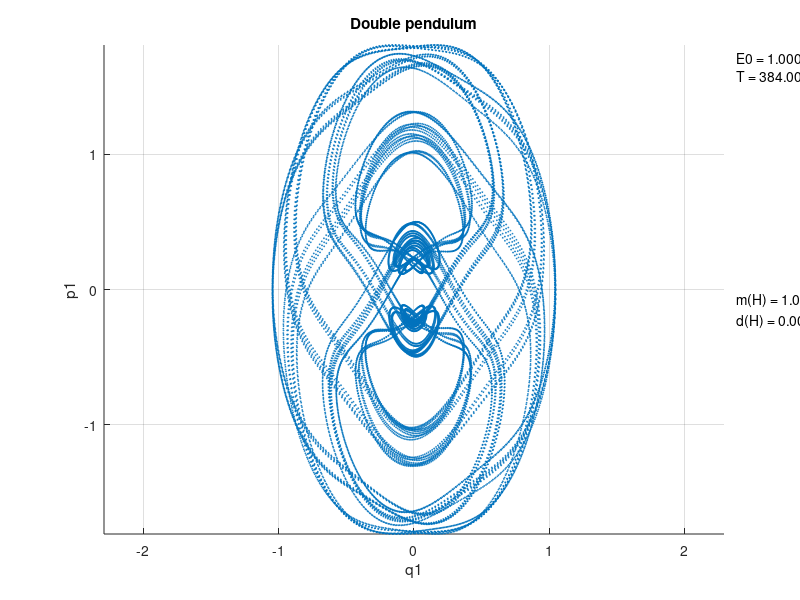

MATLAB code to generate this figure:
# Double pendulum

printf(" --- Initial conditions --- \n");
p01 = 0
p02 = 0
q01 = 4*atan(2 - sqrt(3))
q02 = 0*atan(2 - sqrt(3))

Tmax = 1*384
Nstep = 50

function E = H(p1, p2, q1, q2)
  E = (1/2)*(p1^2 + 2*p2^2 - 2*p1*p2*cos(q1 - q2))/(2 - cos(q1 - q2)^2) + 3 - 2*cos(q1) - cos(q2);
endfunction

function xdot = Hdiff(x, t)
    c12 = cos(x(3) - x(4));
    detM = 2 - c12^2;
    W = (sin(x(3) - x(4)) / detM^2) * ((x(1)^2 + 2*x(2)^2)*c12 - x(1)*x(2)*(4 - detM));
    xdot(1) = -2*sin(x(3)) + W;
    xdot(2) = -sin(x(4)) - W;
    xdot(3) = (x(1) - x(2)*c12) / detM;
    xdot(4) = (2*x(2) - x(1)*c12) / detM;
endfunction

x = lsode("Hdiff", [p01; p02; q01; q02], (t = linspace (0, Tmax, ceil(Tmax * Nstep))'));

#set term postcript;
#set output "sample.ps";
scatter(x(:, 3), x(:, 1), 0.5);

Hv = arrayfun("H", x(: ,1), x(:, 2), x(: ,3), x(: ,4));

axis equal
grid on
title "Double pendulum"
xlabel "q1"
ylabel "p1"

ts1 = sprintf("E0 = %f\nT = %.4f\n", H(p01, p02, q01, q02), Tmax);
ts2 = sprintf("m(H) = %f\nd(H) = %f\n", mean(Hv), sqrt(cov(Hv)));
hP = axis();
text(hP(2) + 0.02*(hP(2) - hP(1)), hP(4) - 0.05*(hP(4) - hP(3)), ts1);
text(hP(2) + 0.02*(hP(2) - hP(1)), 0.5*(hP(4) + hP(3)) - 0.05*(hP(4) - hP(3)), ts2);

printf(" --- Energy integral --- \n");
printf(ts1);
printf(ts2);

